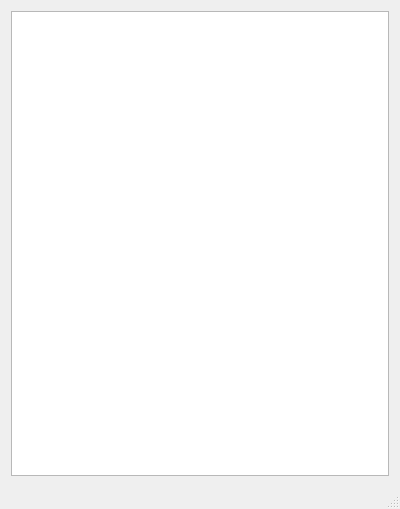
<?xml version="1.0" encoding="UTF-8"?>
<ui version="4.0">
 <class>MainWindow</class>
 <widget class="QMainWindow" name="MainWindow">
  <property name="geometry">
   <rect>
    <x>0</x>
    <y>0</y>
    <width>400</width>
    <height>509</height>
   </rect>
  </property>
  <property name="windowTitle">
   <string>Human Cyborg Relations 1.0</string>
  </property>
  <widget class="QWidget" name="centralWidget">
   <layout class="QVBoxLayout" name="verticalLayout">
    <item>
     <widget class="QListWidget" name="cardListWidget"/>
    </item>
   </layout>
  </widget>
  <widget class="QMenuBar" name="menuBar">
   <property name="geometry">
    <rect>
     <x>0</x>
     <y>0</y>
     <width>400</width>
     <height>21</height>
    </rect>
   </property>
  </widget>
  <widget class="QStatusBar" name="statusBar"/>
 </widget>
 <layoutdefault spacing="6" margin="11"/>
 <resources/>
 <connections/>
</ui>
